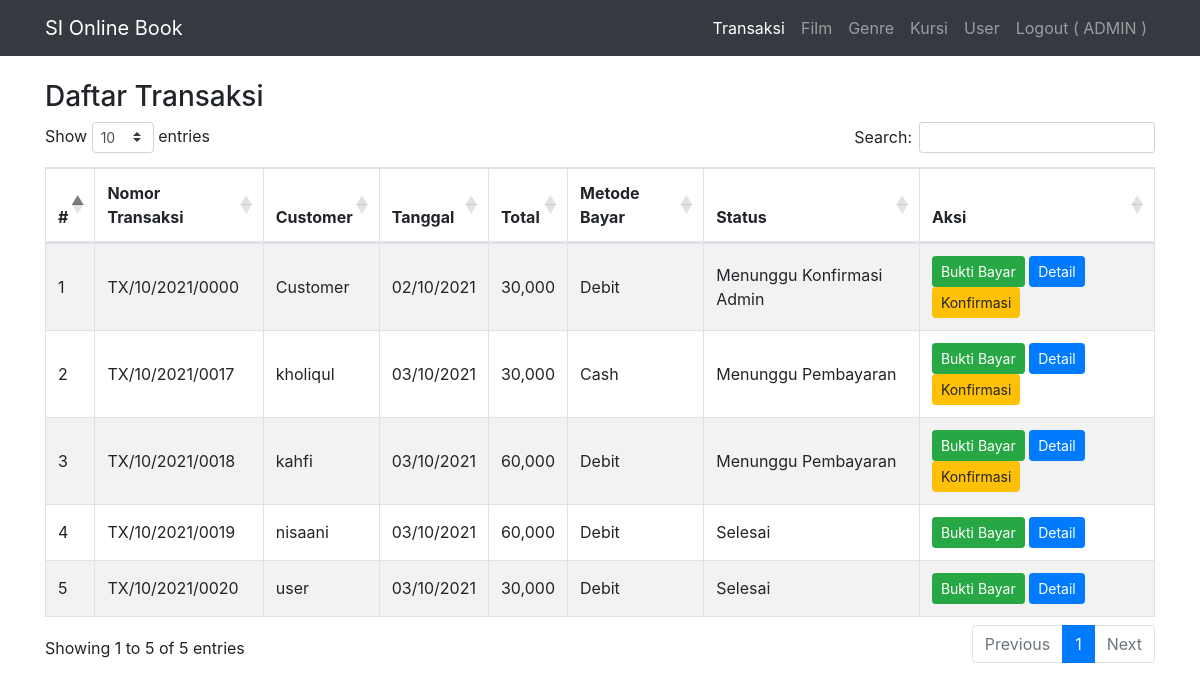
The app's page /admin/index.php?r=transaksi (signed in), older data.
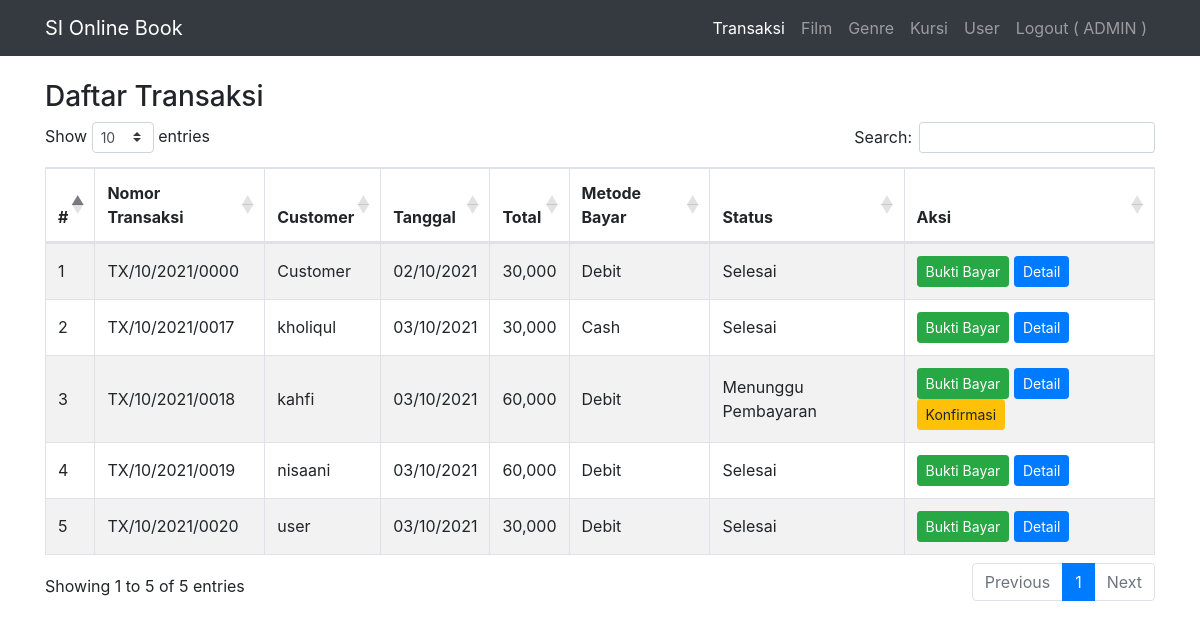
The same page, newer data.
### tables this page shows
CREATE TABLE `transaksi` (
  `id` int(11) NOT NULL,
  `nomor_transaksi` varchar(255) NOT NULL,
  `tgl_transaksi` date NOT NULL DEFAULT current_timestamp(),
  `total` int(11) NOT NULL,
  `metode_bayar` int(11) NOT NULL COMMENT '1 : cash; 2 : debit',
  `telah_dibayar` int(11) NOT NULL DEFAULT 0 COMMENT '1 : sudah',
  `user_id` int(11) DEFAULT NULL,
  `bukti_bayar` varchar(255) DEFAULT NULL
);

CREATE TABLE `user` (
  `id` int(11) NOT NULL,
  `name` varchar(255) DEFAULT NULL,
  `email` varchar(255) DEFAULT NULL,
  `password` varchar(255) DEFAULT NULL,
  `alamat` text DEFAULT NULL,
  `nomor_ktp` varchar(20) DEFAULT NULL,
  `nomor_hp` varchar(20) DEFAULT NULL,
  `role` int(11) DEFAULT NULL COMMENT '1: admin;3customer'
);

### admin/db.php (called while the page is built, shortened)
<?php
$servername = "localhost";
$database = "booking_ticket";
$username = "root";
$password = "";
$conn = mysqli_connect($servername, $username, $password, $database);
function select($table,$value,$where){
    global $conn;
    $sql = "SELECT $value FROM $table WHERE $where";
    return mysqli_query($conn, $sql);
}

### admin/constant.php (called while the page is built, shortened)
<?php
$dataMethodBayar = [
    [
        'id' => 1,
        'nama' => 'Cash'
    ], [
        'id' => 2,
        'nama' => 'Debit'
    ],
];
function getMethodBayarById($id)
{
    global $dataMethodBayar;
    $key = array_search($id, array_column($dataMethodBayar, 'id'));
    return $dataMethodBayar[$key]['nama'];
}

### admin/transaksi/index.php (the view, shortened to what this page needs)
<?php
$dataTransaksi = select('transaksi a join user b on a.user_id = b.id', 'a.*, b.name', "true");
?>
<div class="container pt-4 mb-4">
    <div class="row">
        <div class="col">
            <h3>Daftar Transaksi</h3>
        </div>
    </div>
    <div class="table-responsive">
        <table id="example" class="table table-striped table-bordered" style="width:100%">
            <thead>
                <tr>
                    <th scope="col">#</th>
                    <th scope="col">Nomor Transaksi</th>
                    <th scope="col">Customer</th>
                    <th scope="col">Tanggal</th>
                    <th scope="col">Total</th>
                    <th scope="col">Metode Bayar</th>
                    <th scope="col">Status</th>
                    <th scope="col">Aksi</th>
                </tr>
            </thead>
            <tbody>
                <?php foreach ($dataTransaksi as $key => $transaksi) { ?>
                    <tr>
                        <td class="align-middle"><?= ++$key ?></td>
                        <td class="align-middle"><?= $transaksi['nomor_transaksi'] ?></td>
                        <td class="align-middle"><?= $transaksi['name'] ?></td>
                        <td class="align-middle"><?= date('d/m/Y', strtotime($transaksi['tgl_transaksi'])) ?></td>
                        <td class="align-middle"><?= number_format($transaksi['total']) ?></td>
                        <td class="align-middle"><?= getMethodBayarById($transaksi['metode_bayar']) ?></td>
                        <td class="align-middle"><?= $transaksi['telah_dibayar'] == 0 ? ($transaksi['bukti_bayar'] == NULL ? 'Menunggu Pembayaran' : 'Menunggu Konfirmasi Admin') : 'Selesai' ?></td>
                        <td class="align-middle">
                            <button class="btn btn-success btn-sm" data-rowid="<?= $transaksi['id'] ?>" onclick="openModalBuktiBayar(this)">Bukti Bayar</button>
                            <button class="btn btn-primary btn-sm" data-rowid="<?= $transaksi['id'] ?>" onclick="openModalDetail(this)">Detail</button>
                            <?php if ($transaksi['telah_dibayar'] == 0) { ?>
                                <a href="index.php?r=transaksi&id=<?= $transaksi['id'] ?>" class="btn btn-warning btn-sm" data-rowid="<?= $transaksi['id'] ?>">Konfirmasi</a>
                            <?php } ?>
                        </td>
                    </tr>
                <?php } ?>
            </tbody>
        </table>
    </div>
</div>

### admin/index.php (shortened to what this page needs)
<?php
include 'db.php';
include 'constant.php';
?>
<!doctype html>
<html lang="en">
<head>
    <link rel="stylesheet" href="https://cdn.jsdelivr.net/npm/bootstrap@4.6.0/dist/css/bootstrap.min.css">
    <link rel="stylesheet" href="https://cdn.datatables.net/1.10.24/css/dataTables.bootstrap4.min.css">
    <link rel="stylesheet" href="https://cdnjs.cloudflare.com/ajax/libs/font-awesome/4.7.0/css/font-awesome.css" />
</head>
<body>
    <nav class="navbar navbar-expand-md navbar-dark bg-dark">
        <div class="container">
            <div class="mx-auto order-0">
                <a class="navbar-brand mx-auto" href="index.php">SI Online Book</a>
            </div>
            <div class="navbar-collapse collapse w-100 order-3 dual-collapse2">
                <ul class="navbar-nav ml-auto">
                    <li class="nav-item <?php if (isset($_GET['r']) && $_GET['r'] == 'transaksi') echo 'active' ?>">
                        <a class="nav-link" href="index.php?r=transaksi">Transaksi</a>
                    </li>
                    <li class="nav-item <?php if (isset($_GET['r']) && $_GET['r'] == 'film') echo 'active' ?>">
                        <a class="nav-link" href="index.php?r=film"> Film</a>
                    </li>
                    <li class="nav-item <?php if (isset($_GET['r']) && $_GET['r'] == 'genre') echo 'active' ?>">
                        <a class="nav-link" href="index.php?r=genre"> Genre</a>
                    </li>
                    <li class="nav-item <?php if (isset($_GET['r']) && $_GET['r'] == 'kursi') echo 'active' ?>">
                        <a class="nav-link" href="index.php?r=kursi"> Kursi</a>
                    </li>
                    <li class="nav-item <?php if (isset($_GET['r']) && $_GET['r'] == 'user') echo 'active' ?>">
                        <a class="nav-link" href="index.php?r=user"> User</a>
                    </li>
                    <?php if (isset($_SESSION['_name_'])) { ?>
                        <li class="nav-item">
                            <a class="nav-link" href="logout.php" id="userLogin">Logout ( <?= strtoupper($_SESSION['_name_']) ?> )</a>
                        </li>
                    <?php } ?>
                </ul>
            </div>
        </div>
    </nav>
    <?php
    if (isset($_GET['r']) && !empty($_GET['r'])) {
        include 'route.php';
    } ?>
</body>
</html>

### admin/route.php (shortened to what this page needs)
<?php
switch ($_GET['r']) {
    case 'transaksi':
        $file = 'transaksi/index.php';
        break;
}
if (file_exists($file)) {
    include $file;
} else {
    echo "<script>window.location = 'index.php'</script>";
}

Row changes from the older to the newer data that the page shows:
changed transaksi "TX/10/2021/0000": telah_dibayar "Menunggu Konfirmasi Admin Konfirmasi" → "Selesai"
changed transaksi "TX/10/2021/0017": telah_dibayar "Menunggu Pembayaran Konfirmasi" → "Selesai"
